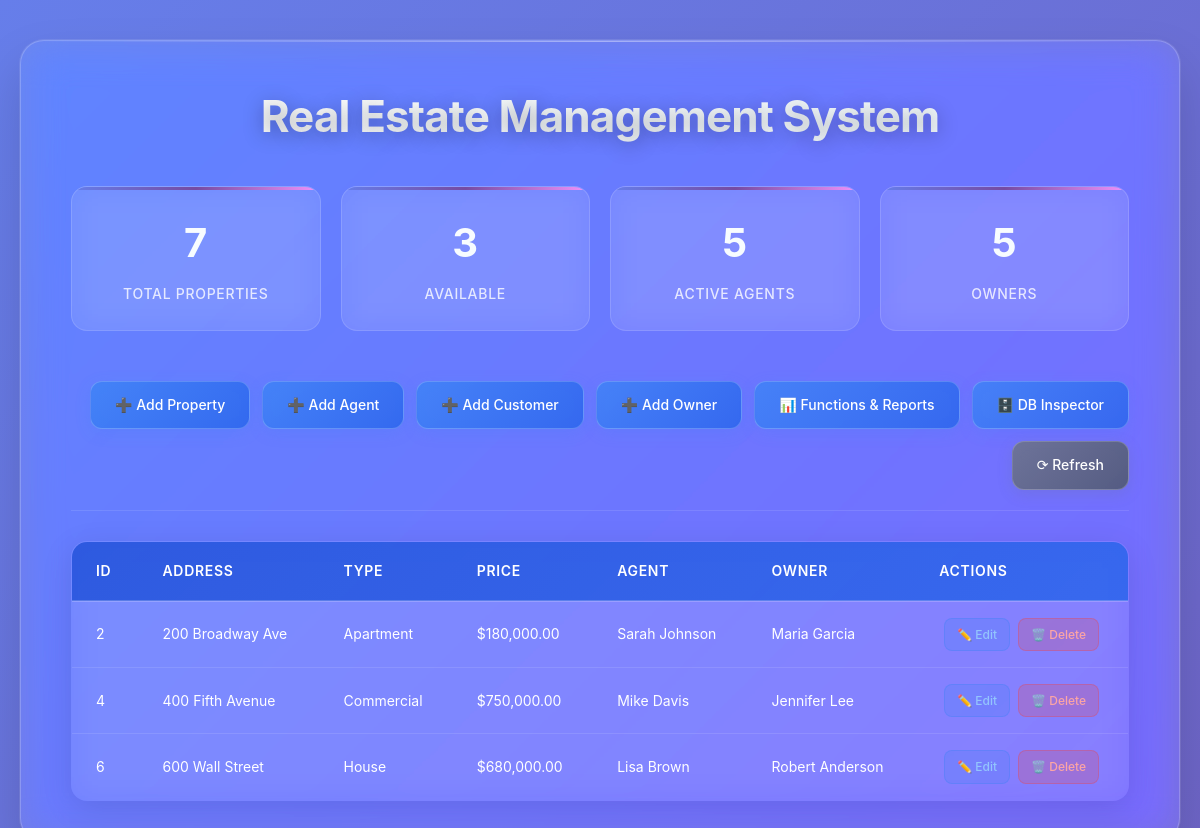
The page / on the database its author committed.
### tables this page shows
CREATE TABLE Properties (
    property_id INT PRIMARY KEY AUTO_INCREMENT,
    owner_id INT NOT NULL,
    agent_id INT,
    address TEXT NOT NULL,
    city VARCHAR(50) NOT NULL,
    state VARCHAR(50) NOT NULL,
    zipcode VARCHAR(10),
    property_type ENUM('House', 'Apartment', 'Commercial', 'Land') NOT NULL,
    bedrooms INT DEFAULT 0,
    bathrooms INT DEFAULT 0,
    area_sqft DECIMAL(10,2),
    price DECIMAL(12,2) NOT NULL,
    status ENUM('Available', 'Sold', 'Rented', 'Under Contract') DEFAULT 'Available',
    listing_date DATE DEFAULT (CURRENT_DATE),
    description TEXT,
    FOREIGN KEY (owner_id) REFERENCES Owners(owner_id),
    FOREIGN KEY (agent_id) REFERENCES Agents(agent_id)
);

CREATE TABLE Agents (
    agent_id INT PRIMARY KEY AUTO_INCREMENT,
    name VARCHAR(100) NOT NULL,
    phone VARCHAR(15) UNIQUE NOT NULL,
    email VARCHAR(100) UNIQUE NOT NULL,
    commission_rate DECIMAL(5,2) DEFAULT 2.5,
    hire_date DATE NOT NULL,
    experience_years INT DEFAULT 0,
    status ENUM('Active', 'Inactive') DEFAULT 'Active'
);

CREATE TABLE Owners (
    owner_id INT PRIMARY KEY AUTO_INCREMENT,
    name VARCHAR(100) NOT NULL,
    phone VARCHAR(15) NOT NULL,
    email VARCHAR(100),
    address TEXT,
    registration_date DATE DEFAULT (CURRENT_DATE)
);

### index.php (the view, shortened to what this page needs)
<?php
include 'db_connect.php';
$result = $conn->query("SELECT p.*, a.name AS agent_name, o.name AS owner_name
                        FROM Properties p
                        LEFT JOIN Agents a ON p.agent_id = a.agent_id
                        LEFT JOIN Owners o ON p.owner_id = o.owner_id
                        WHERE p.status = 'Available'
                        ORDER BY p.property_id");
$stats = [];
$stats['total_properties'] = $conn->query("SELECT COUNT(*) as count FROM Properties")->fetch_assoc()['count'];
$stats['available_properties'] = $conn->query("SELECT COUNT(*) as count FROM Properties WHERE status = 'Available'")->fetch_assoc()['count'];
$stats['total_agents'] = $conn->query("SELECT COUNT(*) as count FROM Agents WHERE status = 'Active'")->fetch_assoc()['count'];
$stats['total_owners'] = $conn->query("SELECT COUNT(*) as count FROM Owners")->fetch_assoc()['count'];
?>
<!DOCTYPE html>
<html lang="en">
<head>
    <link rel="stylesheet" href="css/style.css">
</head>
<body>
    <div class="container">
        <h1>Real Estate Management System</h1>
        <div class="stats-grid">
            <div class="stat-card">
                <div class="stat-number"><?= $stats['total_properties'] ?></div>
                <div class="stat-label">Total Properties</div>
            </div>
            <div class="stat-card">
                <div class="stat-number"><?= $stats['available_properties'] ?></div>
                <div class="stat-label">Available</div>
            </div>
            <div class="stat-card">
                <div class="stat-number"><?= $stats['total_agents'] ?></div>
                <div class="stat-label">Active Agents</div>
            </div>
            <div class="stat-card">
                <div class="stat-number"><?= $stats['total_owners'] ?></div>
                <div class="stat-label">Owners</div>
            </div>
        </div>
        <div class="actions">
            <a href="add_property.php" class="btn">➕ Add Property</a>
            <a href="add_agent.php" class="btn">➕ Add Agent</a>
            <a href="add_customer.php" class="btn">➕ Add Customer</a>
            <a href="add_owner.php" class="btn">➕ Add Owner</a>
            <a href="functions_reports.php" class="btn">📊 Functions & Reports</a>
            <a href="db_inspector.php" class="btn">🗄️ DB Inspector</a>
            <a href="index.php" class="btn secondary">⟳ Refresh</a>
        </div>
        <table>
            <thead>
                <tr>
                    <th>ID</th>
                    <th>Address</th>
                    <th>Type</th>
                    <th>Price</th>
                    <th>Agent</th>
                    <th>Owner</th>
                    <th>Actions</th>
                </tr>
            </thead>
            <tbody>
                <?php if ($result->num_rows > 0): ?>
                    <?php while ($row = $result->fetch_assoc()): ?>
                        <tr>
                            <td><?= $row['property_id'] ?></td>
                            <td><?= htmlspecialchars($row['address']) ?></td>
                            <td><?= $row['property_type'] ?></td>
                            <td>$<?= number_format($row['price'], 2) ?></td>
                            <td><?= $row['agent_name'] ? htmlspecialchars($row['agent_name']) : 'Unassigned' ?></td>
                            <td><?= htmlspecialchars($row['owner_name']) ?></td>
                            <td class="center">
                                <div class="table-actions">
                                    <a href="edit_property.php?id=<?= $row['property_id'] ?>" class="edit-link">✏️ Edit</a>
                                    <a href="delete_property.php?id=<?= $row['property_id'] ?>" class="delete-link"
                                       onclick="return confirm('Delete this property?');">🗑️ Delete</a>
                                </div>
                            </td>
                        </tr>
                    <?php endwhile; ?>
                <?php else: ?>
                    <tr><td colspan="7" class="center">No properties found.</td></tr>
                <?php endif; ?>
            </tbody>
        </table>
    </div>
</body>
</html>

### rows shown on the page
properties: property_id "2", address "200 Broadway Ave", property_type "Apartment", price "180,000.00", agent.name "Sarah Johnson", owner.name "Maria Garcia"
properties: property_id "4", address "400 Fifth Avenue", property_type "Commercial", price "750,000.00", agent.name "Mike Davis", owner.name "Jennifer Lee"
properties: property_id "6", address "600 Wall Street", property_type "House", price "680,000.00", agent.name "Lisa Brown", owner.name "Robert Anderson"

### other values the page prints
$stats['total_properties'] "7"
$stats['available_properties'] "3"
$stats['total_agents'] "5"
$stats['total_owners'] "5"
